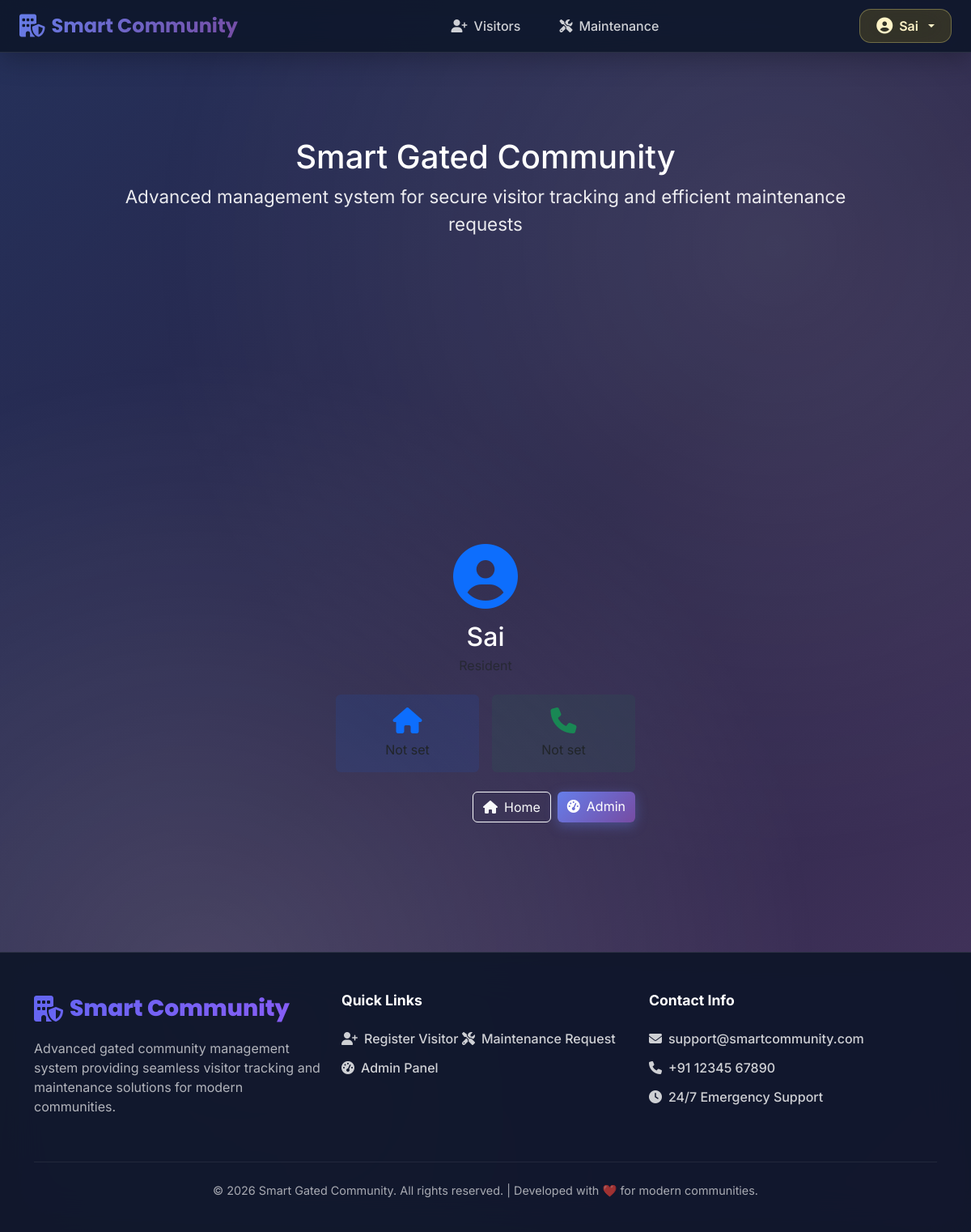
The app's page /accounts/profile/ (signed in), older data.
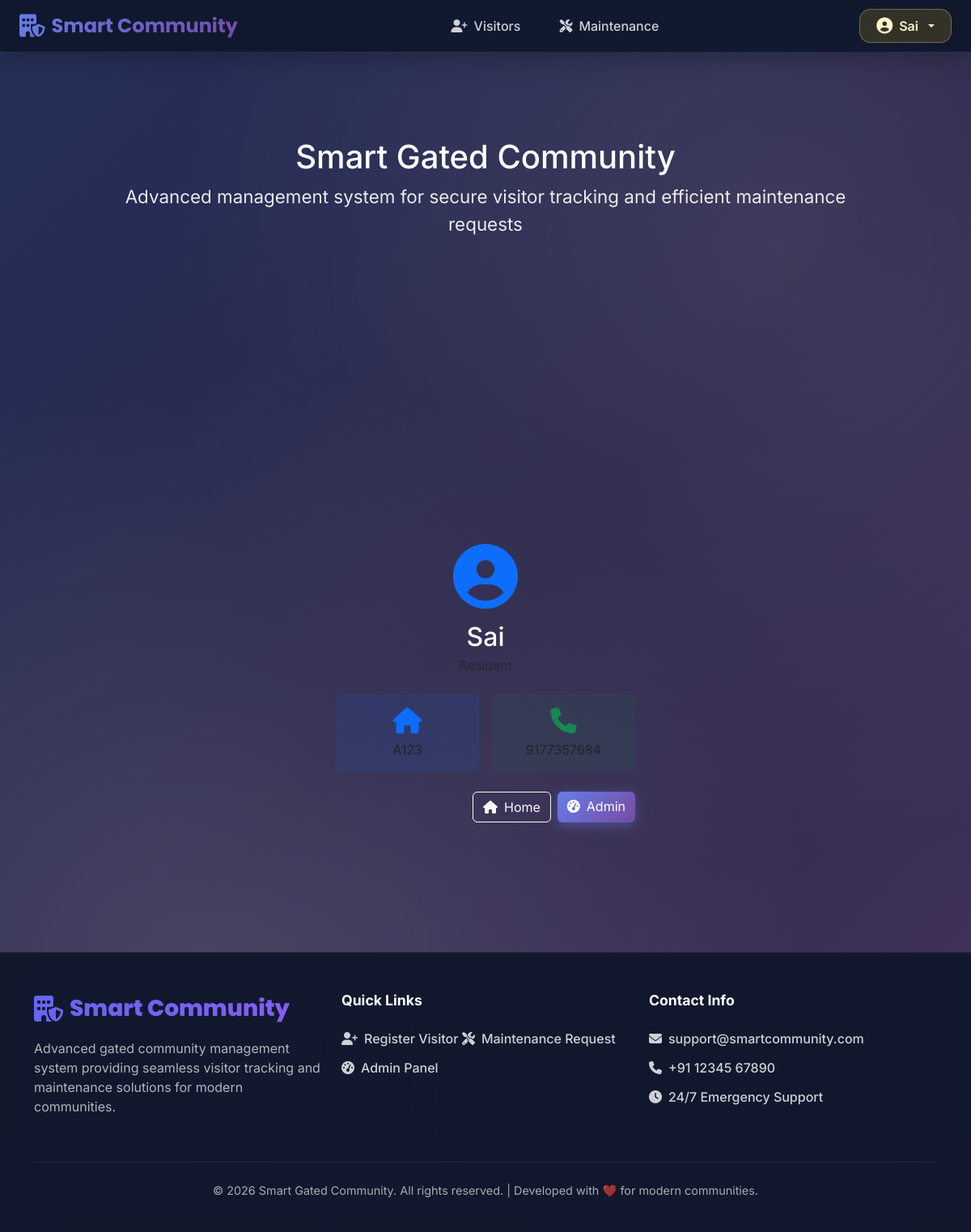
The same page, newer data.
### accounts/models.py (models this page shows, shortened)
class User(AbstractUser):
    class Role(models.TextChoices):
        ADMIN = "ADMIN", "Admin"
        RESIDENT = "RESIDENT", "Resident"
        STAFF = "STAFF", "Maintenance Staff"
        GUARD = "GUARD", "Security Guard"
    role = models.CharField(
        max_length=20,
        choices=Role.choices,
        default=Role.RESIDENT,
    )
    flat_number = models.CharField(max_length=20, blank=True, null=True)
    phone = models.CharField(max_length=15, blank=True, null=True)
    class Designation(models.TextChoices):
        PLUMBER = "PLUMBER", "Plumber"
        ELECTRICIAN = "ELECTRICIAN", "Electrician"
        CARPENTER = "CARPENTER", "Carpenter"
        PAINTER = "PAINTER", "Painter"
        HVAC_TECHNICIAN = "HVAC_TECHNICIAN", "HVAC Technician"
        GARDENER = "GARDENER", "Gardener"
        SECURITY_GUARD = "SECURITY_GUARD", "Security Guard"
        CLEANER = "CLEANER", "Cleaner"
        GENERAL = "GENERAL", "General Maintenance"
    designation = models.CharField(
        max_length=20,
        choices=Designation.choices,
        blank=True,
        null=True,
        help_text="Staff designation"
    )

### accounts/views.py (the view)
# urls.py: path('profile/', views.profile, name='profile'),
@login_required
def profile(request):
    user = request.user
    context = {
        'user': user,
        'role_display': user.get_role_display() if hasattr(user, 'get_role_display') else user.role,
    }
    return render(request, 'accounts/profile.html', context)

### templates/accounts/profile.html (shortened to what this page needs)
{% extends "base.html" %}
{% block content %}
<div class="py-5">
    <div class="row justify-content-center">
        <div class="col-lg-8 col-xl-6">
            <div class="card-glass text-center p-5">
                <div class="mb-4">
                    <i class="fa-solid fa-user-circle fa-5x text-primary mb-3"></i>
                    <h1 class="h2 mb-1">{{ user.username }}</h1>
                    <p class="text-muted mb-0">{{ role_display }}</p>
                </div>
                <div class="row g-3 mb-4">
                    <div class="col-6">
                        <div class="card bg-primary bg-opacity-10 border-0 text-center p-3">
                            <i class="fa-solid fa-home fa-2x mb-2 text-primary"></i>
                            <div>{{ user.flat_number|default:"Not set" }}</div>
                        </div>
                    </div>
                    <div class="col-6">
                        <div class="card bg-success bg-opacity-10 border-0 text-center p-3">
                            <i class="fa-solid fa-phone fa-2x mb-2 text-success"></i>
                            <div>{{ user.phone|default:"Not set" }}</div>
                        </div>
                    </div>
                </div>
                <div class="d-grid gap-2 d-md-flex justify-content-md-end">
                    <a href="/" class="btn btn-outline-light">
                        <i class="fa-solid fa-house me-2"></i>Home
                    </a>
                    <a href="/admin/" class="btn btn-primary">
                        <i class="fa-solid fa-gauge-high me-2"></i>Admin
                    </a>
                </div>
            </div>
        </div>
    </div>
</div>
{% endblock %}

### templates/base.html (shortened to what this page needs)
<!DOCTYPE html>
<html lang="en">
<head>
    <link href="https://cdn.jsdelivr.net/npm/bootstrap@5.3.2/dist/css/bootstrap.min.css"
          rel="stylesheet"
>
    <link rel="stylesheet"
          href="https://cdnjs.cloudflare.com/ajax/libs/font-awesome/6.5.1/css/all.min.css"
>
</head>
<body {% if request.path == '/' %}class="home-page"{% endif %}>
    <nav class="navbar navbar-expand-lg navbar-dark fixed-top">
        <div class="container-fluid px-4">
            <a class="navbar-brand d-flex align-items-center" href="{% url 'home' %}">
                <i class="fa-solid fa-building-shield me-2 fs-3"></i>
                <span>Smart Community</span>
            </a>
            <div class="collapse navbar-collapse" id="mainNavbar">
                <ul class="navbar-nav mx-auto mb-2 mb-lg-0">
                    <li class="nav-item">
                        <a class="nav-link {% if request.path|slice:'0:10' == '/visitors/' %}active{% endif %}"
                           href="/visitors/create/">
                            <i class="fa-solid fa-user-plus me-2"></i>Visitors
                        </a>
                    </li>
                    <li class="nav-item">
                        <a class="nav-link {% if request.path|slice:'0:13' == '/maintainance/' %}active{% endif %}"
                           href="/maintainance/create/">
                            <i class="fa-solid fa-tools me-2"></i>Maintenance
                        </a>
                    </li>
                </ul>
                <div class="d-flex align-items-center gap-3">
                    {% if request.user.is_authenticated %}
                        <div class="dropdown">
                            <button class="btn user-btn dropdown-toggle d-flex align-items-center gap-2"
                                    type="button" data-bs-toggle="dropdown" aria-expanded="false">
                                <i class="fa-solid fa-user-circle fs-5"></i>
                                <span class="d-none d-md-inline">{{ request.user.username }}</span>
                            </button>
                        </div>
                    {% else %}
                        <a href="{% url 'login' %}" class="btn btn-primary">
                            <i class="fa-solid fa-right-to-bracket me-2"></i>Login
                        </a>
                    {% endif %}
                </div>
            </div>
        </div>
    </nav>
    {% if request.path != "/accounts/login/" and request.path != "/login/" %}
    <section class="hero-section">
        <div class="container">
            <div class="row justify-content-center">
                <div class="col-12 col-lg-10">
                    <div class="hero-content">
                        <h1 class="hero-title">Smart Gated Community</h1>
                        <p style="font-size: clamp(1.1rem, 3vw, 1.4rem); opacity: 0.9; font-weight: 400;">
                            Advanced management system for secure visitor tracking and efficient maintenance requests
                        </p>
                    </div>
                </div>
            </div>
        </div>
    </section>
    {% endif %}
    <div class="container-fluid main-wrapper px-3 px-md-4">
        <div class="row">
            <div class="col-12 col-xl-10 mx-auto">
                {% block content %}{% endblock %}
            </div>
        </div>
    </div>
    <footer class="footer">
        <div class="container">
            <div class="row">
                <div class="col-lg-4 col-md-6 mb-4">
                    <div class="footer-brand d-flex align-items-center mb-3">
                        <i class="fa-solid fa-building-shield me-2 fs-2"></i>
                    </div>
                    <p class="opacity-75 mb-0">Advanced gated community management system providing seamless visitor tracking and maintenance solutions for modern communities.</p>
                </div>
                <div class="col-lg-4 col-md-6 mb-4">
                    <h5>Quick Links</h5>
                    <div class="footer-links">
                        <a href="/visitors/create/"><i class="fa-solid fa-user-plus"></i>Register Visitor</a>
                        <a href="/maintainance/create/"><i class="fa-solid fa-tools"></i>Maintenance Request</a>
                        <a href="/admin/"><i class="fa-solid fa-gauge-high"></i>Admin Panel</a>
                    </div>
                </div>
                <div class="col-lg-4 col-md-12 mb-4">
                    <h5>Contact Info</h5>
                    <div class="footer-links">
                        <a href="#"><i class="fa-solid fa-envelope"></i>support@smartcommunity.com</a>
                        <a href="#"><i class="fa-solid fa-phone"></i>+91 12345 67890</a>
                        <a href="#"><i class="fa-solid fa-clock"></i>24/7 Emergency Support</a>
                    </div>
                </div>
            </div>
            <div class="footer-bottom">
                <p>&copy; 2026 Smart Gated Community. All rights reserved. | Developed with ❤️ for modern communities.</p>
            </div>
        </div>
    </footer>
</body>
</html>

### templates/base.html (style rules this page uses)
:root { --primary: #6366f1; --secondary: #8b5cf6; --accent: #ec4899; --success: #10b981; --warning: #f59e0b; --danger: #ef4444; --dark: #0f172a; --darker: #020617; --light: #f8fafc; --glass: rgba(255, 255, 255, 0.05); --glass-border: rgba(255, 255, 255, 0.1); --profile-gold: linear-gradient(135deg, #facc15, #eab308); }
* { margin: 0; padding: 0; box-sizing: border-box; }
body { font-family: 'Inter', sans-serif; background: linear-gradient(rgba(15, 23, 42, 0.75), rgba(15, 23, 42, 0.75)), linear-gradient(135deg, #667eea 0%, #764ba2 50%, #f093fb 100%); background-attachment: fixed; color: #fff; min-height: 100vh; position: relative; overflow-x: hidden; }
body::before { content: ''; position: fixed; top: 0; left: 0; width: 100%; height: 100%; background: radial-gradient(circle at 20% 80%, rgba(255, 255, 255, 0.15) 0%, transparent 50%), radial-gradient(circle at 80% 20%, rgba(255, 255, 255, 0.1) 0%, transparent 50%); animation: bgShift 30s ease infinite; z-index: -1; }
.navbar { background: rgba(15, 23, 42, 0.92) !important; backdrop-filter: blur(25px) saturate(180%); border-bottom: 1px solid var(--glass-border); box-shadow: 0 8px 32px rgba(0, 0, 0, 0.25); transition: all 0.4s ease; }
.user-btn { background: rgba(250, 204, 21, 0.15) !important; backdrop-filter: blur(20px); border: 1px solid rgba(254, 240, 138, 0.3) !important; border-radius: 14px; padding: 0.5rem 1.25rem; color: #fef3c7 !important; transition: all 0.4s cubic-bezier(0.4, 0, 0.2, 1); font-weight: 600; }
.hero-section { min-height: 60vh; display: flex; align-items: center; position: relative; padding: 3rem 0; }
.hero-content { text-align: center; }
.main-wrapper { padding-top: 6rem; padding-bottom: 4rem; min-height: calc(100vh - 220px); }
.navbar-brand { font-family: 'Poppins', sans-serif; font-weight: 700; font-size: 1.5rem; background: linear-gradient(135deg, #667eea 0%, #764ba2 100%); -webkit-background-clip: text; background-clip: text; color: transparent; }
.btn-primary { background: linear-gradient(135deg, #667eea 0%, #764ba2 100%); box-shadow: 0 4px 15px rgba(102, 126, 234, 0.4); border: none; }
.nav-link { color: rgba(255, 255, 255, 0.8) !important; font-weight: 500; padding: 0.75rem 1.25rem !important; margin: 0 0.25rem; border-radius: 12px; transition: all 0.3s cubic-bezier(0.4, 0, 0.2, 1); }
.footer { background: rgba(15, 23, 42, 0.95); backdrop-filter: blur(25px) saturate(180%); border-top: 1px solid var(--glass-border); color: rgba(255, 255, 255, 0.9); padding: 3rem 0 1.5rem; }
.footer-brand { font-family: 'Poppins', sans-serif; font-size: 1.75rem; font-weight: 800; background: linear-gradient(135deg, var(--primary), var(--secondary)); -webkit-background-clip: text; background-clip: text; color: transparent; margin-bottom: 1rem; }
.footer h5 { font-weight: 700; color: #fff; margin-bottom: 1.5rem; font-size: 1.1rem; }
.footer-links a { color: rgba(255, 255, 255, 0.8); text-decoration: none; display: inline-flex; align-items: center; gap: 0.5rem; margin-bottom: 0.75rem; transition: all 0.3s ease; font-weight: 500; }
.footer-bottom { border-top: 1px solid rgba(255, 255, 255, 0.1); padding-top: 1.5rem; margin-top: 2rem; text-align: center; opacity: 0.7; font-size: 0.9rem; }

Row changes from the older to the newer data that the page shows:
changed User "Sai": flat_number "Not set" → "A123"; phone "Not set" → "9177357684"
